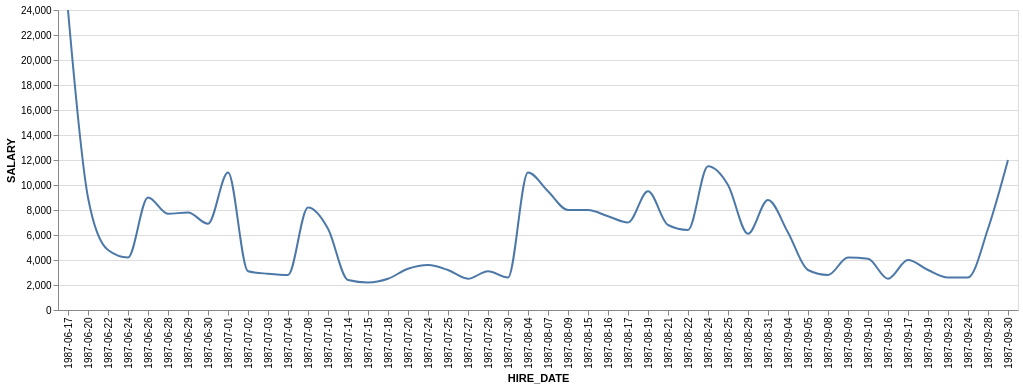

This figure's Vega-Lite source:
### Vega-Lite specification from a JSON file in a GitHub repository (floating-point values rounded to 4 significant figures)
{"data": {"values": [{"x_data": "1987-06-17", "y_data": 24000}, {"x_data": "1987-09-30", "y_data": 12000}, {"x_data": "1987-08-24", "y_data": 11500}, {"x_data": "1987-07-01", "y_data": 11000}, {"x_data": "1987-08-04", "y_data": 11000}, {"x_data": "1987-08-25", "y_data": 10000}, {"x_data": "1987-08-07", "y_data": 9500}, {"x_data": "1987-08-19", "y_data": 9500}, {"x_data": "1987-06-20", "y_data": 9000}, {"x_data": "1987-06-26", "y_data": 9000}, {"x_data": "1987-08-31", "y_data": 8800}, {"x_data": "1987-07-08", "y_data": 8200}, {"x_data": "1987-08-09", "y_data": 8000}, {"x_data": "1987-08-15", "y_data": 8000}, {"x_data": "1987-06-29", "y_data": 7800}, {"x_data": "1987-06-28", "y_data": 7700}, {"x_data": "1987-08-16", "y_data": 7500}, {"x_data": "1987-08-17", "y_data": 7000}, {"x_data": "1987-06-30", "y_data": 6900}, {"x_data": "1987-08-21", "y_data": 6800}, {"x_data": "1987-07-10", "y_data": 6500}, {"x_data": "1987-09-28", "y_data": 6500}, {"x_data": "1987-08-22", "y_data": 6400}, {"x_data": "1987-09-04", "y_data": 6200}, {"x_data": "1987-08-29", "y_data": 6100}, {"x_data": "1987-06-22", "y_data": 4800}, {"x_data": "1987-06-24", "y_data": 4200}, {"x_data": "1987-09-09", "y_data": 4200}, {"x_data": "1987-09-10", "y_data": 4100}, {"x_data": "1987-09-17", "y_data": 4000}, {"x_data": "1987-07-24", "y_data": 3600}, {"x_data": "1987-07-20", "y_data": 3300}, {"x_data": "1987-07-25", "y_data": 3200}, {"x_data": "1987-09-05", "y_data": 3200}, {"x_data": "1987-09-19", "y_data": 3200}, {"x_data": "1987-07-02", "y_data": 3100}, {"x_data": "1987-07-29", "y_data": 3100}, {"x_data": "1987-07-03", "y_data": 2900}, {"x_data": "1987-07-04", "y_data": 2800}, {"x_data": "1987-09-08", "y_data": 2800}, {"x_data": "1987-07-30", "y_data": 2600}, {"x_data": "1987-09-23", "y_data": 2600}, {"x_data": "1987-09-24", "y_data": 2600}, {"x_data": "1987-07-18", "y_data": 2500}, {"x_data": "1987-07-27", "y_data": 2500}, {"x_data": "1987-09-16", "y_data": 2500}, {"x_data": "1987-07-14", "y_data": 2400}, {"x_data": "1987-07-15", "y_data": 2200}]}, "mark": {"type": "line", "interpolate": "monotone"}, "encoding": {"x": {"field": "x_data", "type": "nominal", "title": "HIRE_DATE", "sort": "ascending"}, "y": {"field": "y_data", "type": "quantitative", "title": "SALARY"}}}
